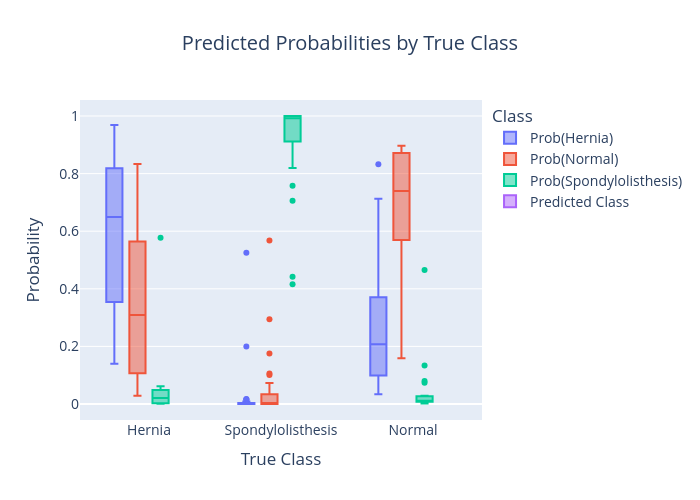

The notebook cell this image was saved under:
### Markdown cell above
## 6. Visualisation: Predicted Probabilities

We visualise the predicted probabilities for each class to understand model confidence and separability.

### Code cell
# %% Predicted Probabilities
prob_df = pd.DataFrame(
    y_proba,
    columns=[f'Prob({cls})' for cls in class_names]
)
prob_df['True Class'] = y_test.values
prob_df['Predicted Class'] = y_pred

# Boxplot
fig_box = px.box(
    prob_df.melt(id_vars=['True Class'], var_name='Class', value_name='Probability'),
    x='True Class',
    y='Probability',
    color='Class',
    title='Predicted Probabilities by True Class'
)
fig_box.update_layout(
    title_x=0.5,
    width=700,
    height=500,
    font=dict(size=14)
)
fig_box.show()

# Static version
plt.figure(figsize=(10, 6))
for cls in class_names:
    subset = prob_df[prob_df['True Class'] == cls]
    for col in [f'Prob({cls})' for cls in class_names]:
        plt.boxplot(subset[col], positions=[class_names.index(cls)], widths=0.6)
plt.xlabel('True Class')
plt.ylabel('Predicted Probability')
plt.title('Predicted Probabilities by True Class')
plt.grid(True, alpha=0.3)
plt.tight_layout()
plt.savefig('plots/probabilities_boxplot.png', dpi=300)
plt.show()

### Figure 1 — Plotly figure (JSON) as saved in the notebook; plotly's stock layout.template omitted (floating-point values rounded to 4 significant figures)
{"data": [{"alignmentgroup": "True", "hovertemplate": "Class=Prob(Hernia)<br>True Class=%{x}<br>Probability=%{y}<extra></extra>", "legendgroup": "Prob(Hernia)", "marker": {"color": "#636efa"}, "name": "Prob(Hernia)", "notched": false, "offsetgroup": "Prob(Hernia)", "orientation": "v", "showlegend": true, "type": "box", "x": ["Hernia", "Hernia", "Hernia", "Spondylolisthesis", "Spondylolisthesis", "Hernia", "Spondylolisthesis", "Normal", "Hernia", "Spondylolisthesis", "Normal", "Spondylolisthesis", "Spondylolisthesis", "Spondylolisthesis", "Spondylolisthesis", "Spondylolisthesis", "Hernia", "Spondylolisthesis", "Spondylolisthesis", "Spondylolisthesis", "Spondylolisthesis", "Hernia", "Normal", "Spondylolisthesis", "Spondylolisthesis", "Spondylolisthesis", "Hernia", "Hernia", "Normal", "Normal", "Normal", "Normal", "Spondylolisthesis", "Normal", "Normal", "Normal", "Hernia", "Hernia", "Spondylolisthesis", "Spondylolisthesis", "Spondylolisthesis", "Spondylolisthesis", "Normal", "Spondylolisthesis", "Normal", "Spondylolisthesis", "Normal", "Normal", "Normal", "Spondylolisthesis", "Spondylolisthesis", "Normal", "Spondylolisthesis", "Normal", "Spondylolisthesis", "Hernia", "Spondylolisthesis", "Spondylolisthesis", "Normal", "Normal", "Normal", "Spondylolisthesis"], "x0": " ", "xaxis": "x", "y": [0.3878, 0.9508, 0.1401, 2.43e-08, 0.0002753, 0.8843, 0.00355, 0.8321, 0.6839, 0.1994, 0.2315, 4.836e-05, 3.756e-05, 0.0003295, 0.008822, 0.0173, 0.9691, 1.55e-09, 0.525, 1.584e-11, 1.809e-06, 0.6631, 0.03426, 6.088e-06, 3.211e-05, 7.095e-11, 0.3214, 0.2888, 0.3208, 0.1749, 0.2504, 0.7123, 2.512e-05, 0.07911, 0.4285, 0.5921, 0.4443, 0.6355, 1.166e-07, 6.449e-11, 0.01538, 0.005684, 0.09679, 0.003304, 0.1836, 0.0005994, 0.1827, 0.4213, 0.07851, 0.01583, 1.633e-09, 0.1004, 0.0009266, 0.126, 0.0004818, 0.7526, 0.0002369, 6.637e-11, 0.2548, 0.09822, 0.3058, 0.0003494], "y0": " ", "yaxis": "y"}, {"alignmentgroup": "True", "hovertemplate": "Class=Prob(Normal)<br>True Class=%{x}<br>Probability=%{y}<extra></extra>", "legendgroup": "Prob(Normal)", "marker": {"color": "#EF553B"}, "name": "Prob(Normal)", "notched": false, "offsetgroup": "Prob(Normal)", "orientation": "v", "showlegend": true, "type": "box", "x": ["Hernia", "Hernia", "Hernia", "Spondylolisthesis", "Spondylolisthesis", "Hernia", "Spondylolisthesis", "Normal", "Hernia", "Spondylolisthesis", "Normal", "Spondylolisthesis", "Spondylolisthesis", "Spondylolisthesis", "Spondylolisthesis", "Spondylolisthesis", "Hernia", "Spondylolisthesis", "Spondylolisthesis", "Spondylolisthesis", "Spondylolisthesis", "Hernia", "Normal", "Spondylolisthesis", "Spondylolisthesis", "Spondylolisthesis", "Hernia", "Hernia", "Normal", "Normal", "Normal", "Normal", "Spondylolisthesis", "Normal", "Normal", "Normal", "Hernia", "Hernia", "Spondylolisthesis", "Spondylolisthesis", "Spondylolisthesis", "Spondylolisthesis", "Normal", "Spondylolisthesis", "Normal", "Spondylolisthesis", "Normal", "Normal", "Normal", "Spondylolisthesis", "Spondylolisthesis", "Normal", "Spondylolisthesis", "Normal", "Spondylolisthesis", "Hernia", "Spondylolisthesis", "Spondylolisthesis", "Normal", "Normal", "Normal", "Spondylolisthesis"], "x0": " ", "xaxis": "x", "y": [0.5733, 0.02938, 0.8333, 3.449e-09, 8.089e-05, 0.1125, 0.1006, 0.1588, 0.315, 0.04248, 0.7399, 0.0008963, 0.01168, 0.01885, 0.0002595, 0.1059, 0.02853, 8.165e-09, 0.03357, 6.264e-11, 6.215e-05, 0.3315, 0.8919, 4.573e-06, 5.235e-05, 7.114e-10, 0.1014, 0.6527, 0.6776, 0.745, 0.7401, 0.2854, 6.833e-05, 0.4553, 0.5697, 0.274, 0.5552, 0.3025, 8.292e-07, 7.017e-08, 0.07273, 0.175, 0.8951, 0.03188, 0.7907, 0.02114, 0.8156, 0.5688, 0.8969, 0.5681, 2.358e-07, 0.8902, 0.01122, 0.8616, 0.294, 0.226, 0.03227, 3.038e-08, 0.7371, 0.8812, 0.6735, 0.006087], "y0": " ", "yaxis": "y"}, {"alignmentgroup": "True", "hovertemplate": "Class=Prob(Spondylolisthesis)<br>True Class=%{x}<br>Probability=%{y}<extra></extra>", "legendgroup": "Prob(Spondylolisthesis)", "marker": {"color": "#00cc96"}, "name": "Prob(Spondylolisthesis)", "notched": false, "offsetgroup": "Prob(Spondylolisthesis)", "orientation": "v", "showlegend": true, "type": "box", "x": ["Hernia", "Hernia", "Hernia", "Spondylolisthesis", "Spondylolisthesis", "Hernia", "Spondylolisthesis", "Normal", "Hernia", "Spondylolisthesis", "Normal", "Spondylolisthesis", "Spondylolisthesis", "Spondylolisthesis", "Spondylolisthesis", "Spondylolisthesis", "Hernia", "Spondylolisthesis", "Spondylolisthesis", "Spondylolisthesis", "Spondylolisthesis", "Hernia", "Normal", "Spondylolisthesis", "Spondylolisthesis", "Spondylolisthesis", "Hernia", "Hernia", "Normal", "Normal", "Normal", "Normal", "Spondylolisthesis", "Normal", "Normal", "Normal", "Hernia", "Hernia", "Spondylolisthesis", "Spondylolisthesis", "Spondylolisthesis", "Spondylolisthesis", "Normal", "Spondylolisthesis", "Normal", "Spondylolisthesis", "Normal", "Normal", "Normal", "Spondylolisthesis", "Spondylolisthesis", "Normal", "Spondylolisthesis", "Normal", "Spondylolisthesis", "Hernia", "Spondylolisthesis", "Spondylolisthesis", "Normal", "Normal", "Normal", "Spondylolisthesis"], "x0": " ", "xaxis": "x", "y": [0.03888, 0.01983, 0.02665, 1.0, 0.9996, 0.003207, 0.8958, 0.009141, 0.00111, 0.7582, 0.02866, 0.9991, 0.9883, 0.9808, 0.9909, 0.8768, 0.002379, 1.0, 0.4415, 1.0, 0.9999, 0.005376, 0.07387, 1.0, 0.9999, 1.0, 0.5772, 0.05847, 0.001561, 0.08003, 0.00957, 0.002337, 0.9999, 0.4656, 0.001823, 0.1339, 0.0004467, 0.06198, 1.0, 1.0, 0.9119, 0.8193, 0.008065, 0.9648, 0.02564, 0.9783, 0.001774, 0.00994, 0.02458, 0.4161, 1.0, 0.009414, 0.9879, 0.0124, 0.7055, 0.02149, 0.9675, 1.0, 0.008164, 0.02062, 0.02068, 0.9936], "y0": " ", "yaxis": "y"}, {"alignmentgroup": "True", "hovertemplate": "Class=Predicted Class<br>True Class=%{x}<br>Probability=%{y}<extra></extra>", "legendgroup": "Predicted Class", "marker": {"color": "#ab63fa"}, "name": "Predicted Class", "notched": false, "offsetgroup": "Predicted Class", "orientation": "v", "showlegend": true, "type": "box", "x": ["Hernia", "Hernia", "Hernia", "Spondylolisthesis", "Spondylolisthesis", "Hernia", "Spondylolisthesis", "Normal", "Hernia", "Spondylolisthesis", "Normal", "Spondylolisthesis", "Spondylolisthesis", "Spondylolisthesis", "Spondylolisthesis", "Spondylolisthesis", "Hernia", "Spondylolisthesis", "Spondylolisthesis", "Spondylolisthesis", "Spondylolisthesis", "Hernia", "Normal", "Spondylolisthesis", "Spondylolisthesis", "Spondylolisthesis", "Hernia", "Hernia", "Normal", "Normal", "Normal", "Normal", "Spondylolisthesis", "Normal", "Normal", "Normal", "Hernia", "Hernia", "Spondylolisthesis", "Spondylolisthesis", "Spondylolisthesis", "Spondylolisthesis", "Normal", "Spondylolisthesis", "Normal", "Spondylolisthesis", "Normal", "Normal", "Normal", "Spondylolisthesis", "Spondylolisthesis", "Normal", "Spondylolisthesis", "Normal", "Spondylolisthesis", "Hernia", "Spondylolisthesis", "Spondylolisthesis", "Normal", "Normal", "Normal", "Spondylolisthesis"], "x0": " ", "xaxis": "x", "y": ["Normal", "Hernia", "Normal", "Spondylolisthesis", "Spondylolisthesis", "Hernia", "Spondylolisthesis", "Hernia", "Hernia", "Spondylolisthesis", "Normal", "Spondylolisthesis", "Spondylolisthesis", "Spondylolisthesis", "Spondylolisthesis", "Spondylolisthesis", "Hernia", "Spondylolisthesis", "Hernia", "Spondylolisthesis", "Spondylolisthesis", "Hernia", "Normal", "Spondylolisthesis", "Spondylolisthesis", "Spondylolisthesis", "Spondylolisthesis", "Normal", "Normal", "Normal", "Normal", "Hernia", "Spondylolisthesis", "Spondylolisthesis", "Normal", "Hernia", "Normal", "Hernia", "Spondylolisthesis", "Spondylolisthesis", "Spondylolisthesis", "Spondylolisthesis", "Normal", "Spondylolisthesis", "Normal", "Spondylolisthesis", "Normal", "Normal", "Normal", "Normal", "Spondylolisthesis", "Normal", "Spondylolisthesis", "Normal", "Spondylolisthesis", "Hernia", "Spondylolisthesis", "Spondylolisthesis", "Normal", "Normal", "Normal", "Spondylolisthesis"], "y0": " ", "yaxis": "y"}], "layout": {"boxmode": "group", "font": {"size": 14}, "height": 500, "legend": {"title": {"text": "Class"}, "tracegroupgap": 0}, "title": {"text": "Predicted Probabilities by True Class", "x": 0.5}, "width": 700, "xaxis": {"anchor": "y", "domain": [0, 1], "title": {"text": "True Class"}}, "yaxis": {"anchor": "x", "domain": [0, 1], "title": {"text": "Probability"}}}}
